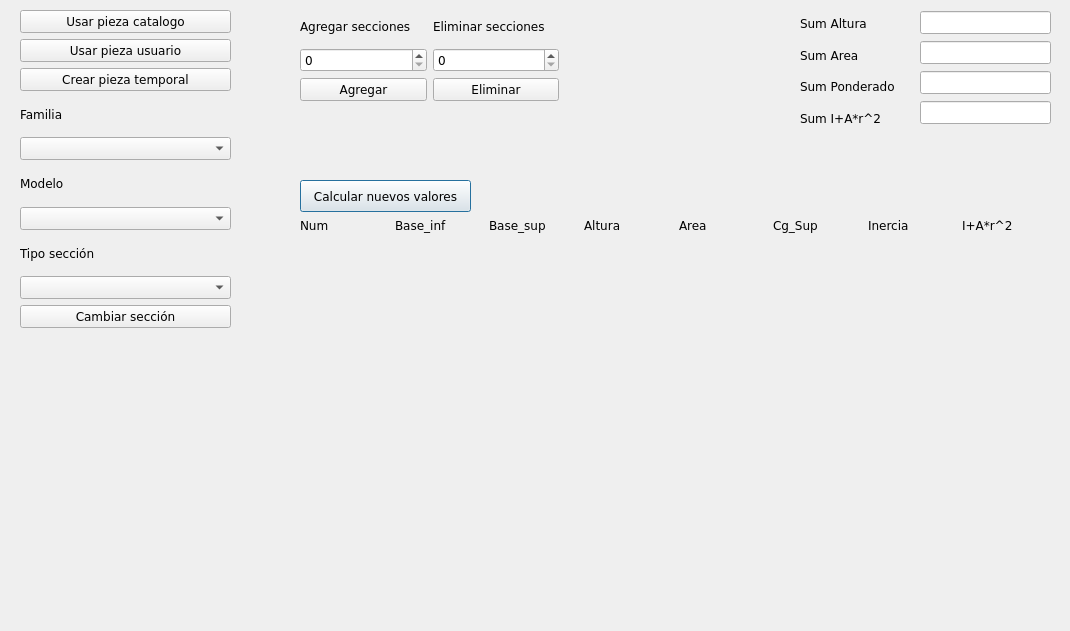
<?xml version="1.0" encoding="UTF-8"?>
<ui version="4.0">
 <class>Dialog</class>
 <widget class="QDialog" name="Dialog">
  <property name="geometry">
   <rect>
    <x>0</x>
    <y>0</y>
    <width>1070</width>
    <height>631</height>
   </rect>
  </property>
  <property name="font">
   <font>
    <family>Verdana</family>
    <italic>false</italic>
    <bold>false</bold>
   </font>
  </property>
  <property name="windowTitle">
   <string>Dialog</string>
  </property>
  <widget class="QWidget" name="verticalLayoutWidget">
   <property name="geometry">
    <rect>
     <x>20</x>
     <y>10</y>
     <width>211</width>
     <height>318</height>
    </rect>
   </property>
   <layout class="QVBoxLayout" name="Vlayout_catalogo">
    <item>
     <widget class="QPushButton" name="btn_usar_pieza_catalogo">
      <property name="text">
       <string>Usar pieza catalogo</string>
      </property>
      <property name="autoDefault">
       <bool>false</bool>
      </property>
     </widget>
    </item>
    <item>
     <widget class="QPushButton" name="btn_usar_pieza_usuario">
      <property name="text">
       <string>Usar pieza usuario</string>
      </property>
      <property name="autoDefault">
       <bool>false</bool>
      </property>
     </widget>
    </item>
    <item>
     <widget class="QPushButton" name="btn_crear_pieza_temp">
      <property name="text">
       <string>Crear pieza temporal</string>
      </property>
      <property name="autoDefault">
       <bool>false</bool>
      </property>
     </widget>
    </item>
    <item>
     <widget class="QLabel" name="label_familia">
      <property name="text">
       <string>Familia</string>
      </property>
     </widget>
    </item>
    <item>
     <widget class="QComboBox" name="combo_familia"/>
    </item>
    <item>
     <widget class="QLabel" name="label_modelo">
      <property name="text">
       <string>Modelo</string>
      </property>
     </widget>
    </item>
    <item>
     <widget class="QComboBox" name="combo_modelo"/>
    </item>
    <item>
     <widget class="QLabel" name="label_tipo_seccion">
      <property name="text">
       <string>Tipo sección</string>
      </property>
     </widget>
    </item>
    <item>
     <widget class="QComboBox" name="combo_tipo_seccion"/>
    </item>
    <item>
     <widget class="QPushButton" name="btn_acpt_tipo_seccion">
      <property name="text">
       <string>Cambiar sección</string>
      </property>
      <property name="autoDefault">
       <bool>false</bool>
      </property>
     </widget>
    </item>
   </layout>
  </widget>
  <widget class="QWidget" name="horizontalLayoutWidget">
   <property name="geometry">
    <rect>
     <x>300</x>
     <y>210</y>
     <width>751</width>
     <height>31</height>
    </rect>
   </property>
   <layout class="QHBoxLayout" name="Hlayout_label_variables">
    <item>
     <widget class="QLabel" name="label_name">
      <property name="text">
       <string>Num</string>
      </property>
     </widget>
    </item>
    <item>
     <widget class="QLabel" name="label_bi">
      <property name="text">
       <string>Base_inf</string>
      </property>
     </widget>
    </item>
    <item>
     <widget class="QLabel" name="label_bs">
      <property name="text">
       <string>Base_sup</string>
      </property>
     </widget>
    </item>
    <item>
     <widget class="QLabel" name="label_altura">
      <property name="text">
       <string>Altura</string>
      </property>
     </widget>
    </item>
    <item>
     <widget class="QLabel" name="label_area">
      <property name="text">
       <string>Area</string>
      </property>
     </widget>
    </item>
    <item>
     <widget class="QLabel" name="label_cg">
      <property name="text">
       <string>Cg_Sup</string>
      </property>
     </widget>
    </item>
    <item>
     <widget class="QLabel" name="label_inercia">
      <property name="text">
       <string>Inercia</string>
      </property>
     </widget>
    </item>
    <item>
     <widget class="QLabel" name="label_op">
      <property name="text">
       <string>I+A*r^2</string>
      </property>
     </widget>
    </item>
   </layout>
  </widget>
  <widget class="QWidget" name="verticalLayoutWidget_3">
   <property name="geometry">
    <rect>
     <x>800</x>
     <y>10</y>
     <width>121</width>
     <height>121</height>
    </rect>
   </property>
   <layout class="QVBoxLayout" name="Vlayout_label_resultados">
    <item>
     <widget class="QLabel" name="label_sum_altura">
      <property name="text">
       <string>Sum Altura</string>
      </property>
     </widget>
    </item>
    <item>
     <widget class="QLabel" name="label_sum_area">
      <property name="text">
       <string>Sum Area</string>
      </property>
     </widget>
    </item>
    <item>
     <widget class="QLabel" name="label_sum_ponderado">
      <property name="text">
       <string>Sum Ponderado</string>
      </property>
     </widget>
    </item>
    <item>
     <widget class="QLabel" name="label_sum_op">
      <property name="text">
       <string>Sum I+A*r^2</string>
      </property>
     </widget>
    </item>
   </layout>
  </widget>
  <widget class="QWidget" name="verticalLayoutWidget_4">
   <property name="geometry">
    <rect>
     <x>920</x>
     <y>10</y>
     <width>131</width>
     <height>116</height>
    </rect>
   </property>
   <layout class="QVBoxLayout" name="Vlayout_resultados">
    <item>
     <widget class="QLineEdit" name="result_sum_altura">
      <property name="readOnly">
       <bool>true</bool>
      </property>
     </widget>
    </item>
    <item>
     <widget class="QLineEdit" name="result_sum_area">
      <property name="readOnly">
       <bool>true</bool>
      </property>
     </widget>
    </item>
    <item>
     <widget class="QLineEdit" name="result_sum_ponderado">
      <property name="readOnly">
       <bool>true</bool>
      </property>
     </widget>
    </item>
    <item>
     <widget class="QLineEdit" name="result_sum_op">
      <property name="readOnly">
       <bool>true</bool>
      </property>
     </widget>
    </item>
   </layout>
  </widget>
  <widget class="QWidget" name="verticalLayoutWidget_5">
   <property name="geometry">
    <rect>
     <x>300</x>
     <y>240</y>
     <width>751</width>
     <height>351</height>
    </rect>
   </property>
   <layout class="QVBoxLayout" name="layout_nuevas_row">
    <item>
     <spacer name="verticalSpacer">
      <property name="orientation">
       <enum>Qt::Orientation::Vertical</enum>
      </property>
      <property name="sizeHint" stdset="0">
       <size>
        <width>20</width>
        <height>40</height>
       </size>
      </property>
     </spacer>
    </item>
   </layout>
  </widget>
  <widget class="QWidget" name="gridLayoutWidget">
   <property name="geometry">
    <rect>
     <x>300</x>
     <y>10</y>
     <width>259</width>
     <height>91</height>
    </rect>
   </property>
   <layout class="QGridLayout" name="Glayout_edita_tuplas">
    <item row="0" column="1">
     <widget class="QLabel" name="label_cant_eliminar">
      <property name="text">
       <string>Eliminar secciones</string>
      </property>
     </widget>
    </item>
    <item row="1" column="0">
     <widget class="QSpinBox" name="spin_cant_agregar"/>
    </item>
    <item row="2" column="1">
     <widget class="QPushButton" name="btn_acpt_eliminar">
      <property name="text">
       <string>Eliminar</string>
      </property>
     </widget>
    </item>
    <item row="2" column="0">
     <widget class="QPushButton" name="btn_acpt_agregar">
      <property name="text">
       <string>Agregar</string>
      </property>
     </widget>
    </item>
    <item row="1" column="1">
     <widget class="QSpinBox" name="spin_cant_eliminar"/>
    </item>
    <item row="0" column="0">
     <widget class="QLabel" name="label_cant_agregar">
      <property name="text">
       <string>Agregar secciones</string>
      </property>
     </widget>
    </item>
   </layout>
  </widget>
  <widget class="QPushButton" name="btn_calcular_nuevos_valores">
   <property name="geometry">
    <rect>
     <x>300</x>
     <y>180</y>
     <width>171</width>
     <height>32</height>
    </rect>
   </property>
   <property name="text">
    <string>Calcular nuevos valores</string>
   </property>
   <property name="autoDefault">
    <bool>false</bool>
   </property>
   <property name="default">
    <bool>true</bool>
   </property>
  </widget>
 </widget>
 <resources/>
 <connections/>
</ui>
